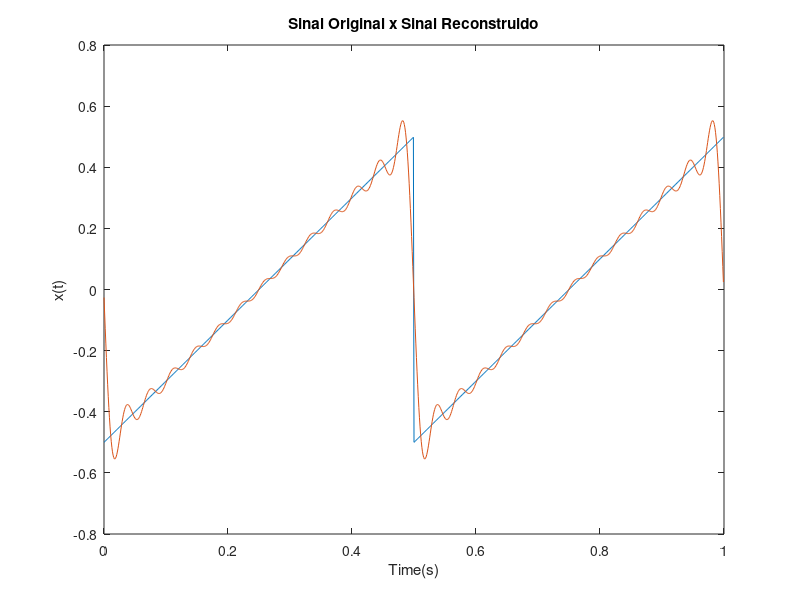

The MATLAB script that drew this image:
clear all;
fs = 1024; %N = Ts/Tt
N = 1024;
t = (0:N-1)/fs;

y = 0.5*sawtooth(2*2*pi*t);
yf = fft(y);

a_0 = mean(y);
for j = 1:26
    y_mag(j) = 2*abs(yf(j+1)/N);
    y_ph(j) = angle(yf(j+1));
end

Y = zeros(1, N);
for j = 1:26
    f(j) = 2*j;
    Y = Y + y_mag(j)*cos(2*pi*j*t + y_ph(j));
end
Y = a_0 + Y;

plot(t,y);hold on;
plot(t,Y);
xlabel('Time(s)');ylabel('x(t)')
title('Sinal Original x Sinal Reconstruido')
